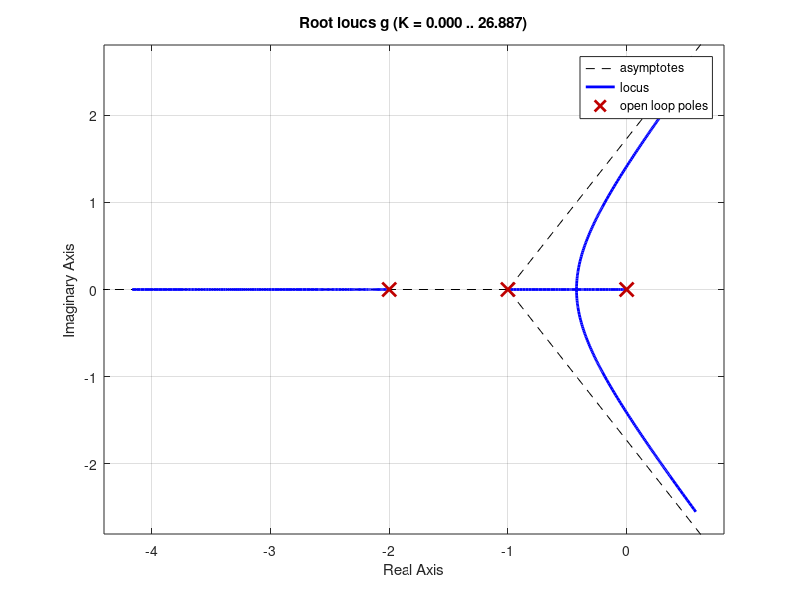
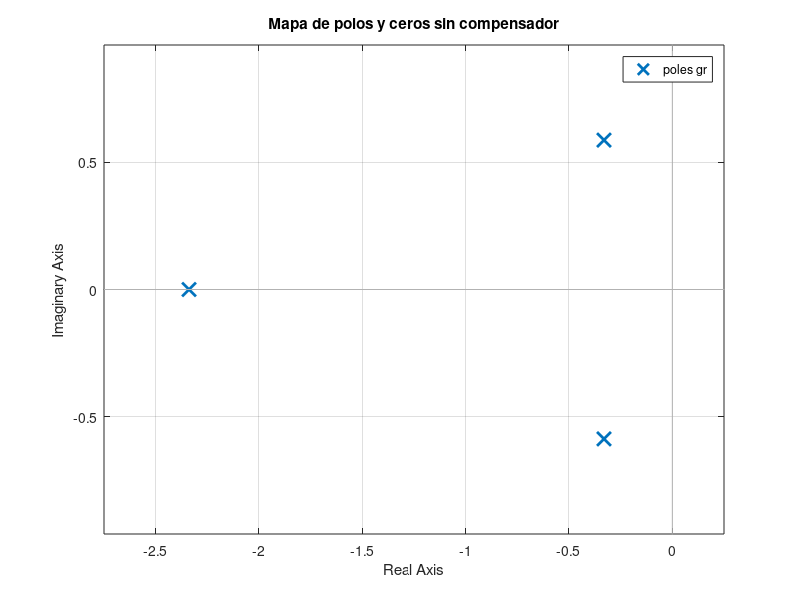
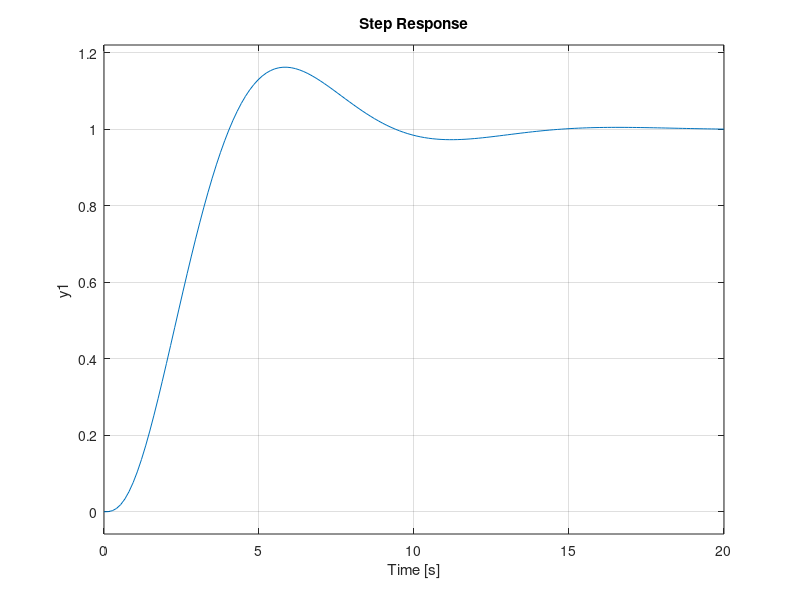
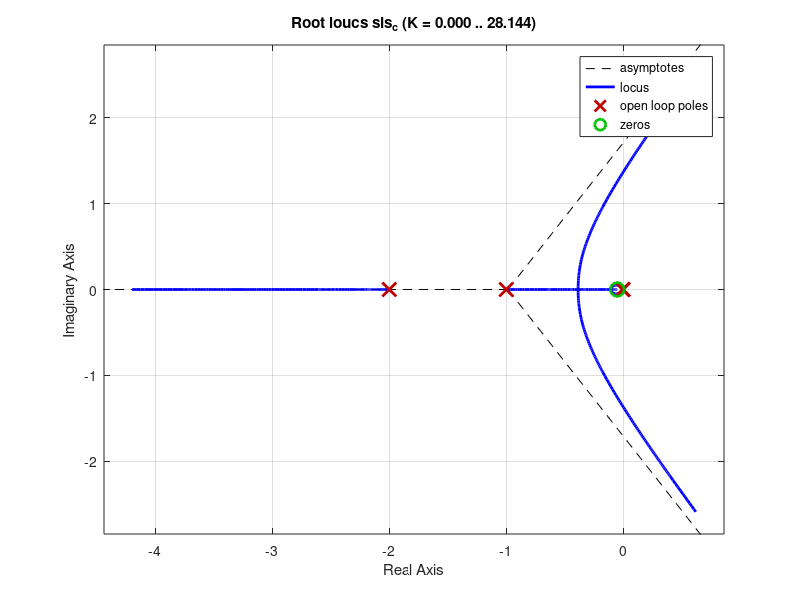

Write MATLAB code to recreate these figures, in order. (Note: this script raises an error after producing the figures.)
clc
clear
close all

%------------planta o proceso----
a=[1 1];
b=[1 2];
c=[1 0];
den= conv(a,b);
den= conv(den,c);

g=tf(1.06,den);

rlocus(g)
figure
gr=feedback(g,1);
pzmap(gr)
title('Mapa de polos y ceros sin compensador')
figure
step(gr)
[p z] = pzmap(gr);

%polos dominantes: 
s1=-0.33+0.586*i;
s2=-0.33-0.586*i;

%polinomio caracteristico:
pol = conv([1 -s1],[1 -s2])

wn=sqrt(pol(3))
e=pol(2)/(2*wn)

sis_d=tf(wn^2,pol); %sistema deseado


so = 100*exp(-e*pi/sqrt(1-e^2))
Ts= 4/(e*wn)
% constante Kv actual
Kv_a=0.53;
Kv=5;
% se desea Kv cerca a 5 la razón es 9.43, se puede acerca a 10 para fines
% practicos

%------G_c(s)=(s+z)/(s+p)-----
razon= 10 ;%Kv/Kv_a;
p=0.005;
z=razon*p; %0.05;

cond_ang= rad2deg(angle((s1+z)/(s1+p)))
atand((0.33-0.05)/0.586)-atand((0.33-0.005)/0.586)


g_c = tf([1 z],[1 p]);

%nuevo lgr
sis_c=g_c*g;
figure
rlocus(sis_c)
hold on
rlocus(g,'-.')
legend('Nuevo LGR','Antiguo LGR')


%ubicar los nuevos polos dominantes teniendo en cuenta G_c*G
sis_rc=feedback(g_c*g,1);
[p1 z1]=pzmap(sis_rc)
figure
pzmap(sis_rc)
title('Mapa de polos y ceros con compensador')

% determinar la ganancia K para ubicar los polos deseados en lazo cerrado
% s1= -0.309+0.56*i;%0.332+0.466*i;
% s2= -0.309+0.56*i;%0.332-0.466*i;
s1= -0.332+0.466*i;
s2= -0.332-0.466*i;
num = 1.06*(s1+z);
den = s1*(s1+p)*(s1+1)*(s1+2);

div = abs(num/den);

K=1/div;

%polinomio caractetistcio nuevo
pol = conv([1 -s1],[1 -s2])

wn=sqrt(pol(3))
e=pol(2)/(2*wn)


%sistema completo realimentado
g_c = K*g_c;
sis_r_c=feedback(g_c*g,1)
figure
step(gr,'b')
hold on
step(sis_r_c,'k')
%step(sis_d,'r')
title('Respuesta al escalon')
legend('Sistema no compensado', 'Sistema compensado')
%legend('Sistema no compensado', 'Sistema compensado','Sistema deseado')
figure
pzmap(sis_r_c)

%---------implementación de Gc con operacioneales----
%Gc=K(s+z)/(s+p)
z=0.05;
p=0.005;
C1=1000e-6;
C2=C1;
R1=1/(C1*z);
R2=1/(C2*p);
R3=10e3;
R4=K*R3;

% funcion de trasnferencia del controlador con los parametros del
% operacional
g_cao= tf((R4*C1/(R3*C2))*[1 1/(R1*C1)],[1 1/(R2*C2)]);
SR=feedback(g_cao*g,1);
figure
step(SR,'k')
hold on
step(gr,'b')
title('Respuesta al escalon-Controlador implementado con operacionales')
legend('Sistema compensado', 'Sistema no compensado')



%--------- parametros para la simulacion con operacionales---
R1=10e3;
R2=R1;
R3=R1;
R4=R1;

C1=1000e-6;
C2=C1;
R1c=1/(C1*z);
R2c=1/(C2*p);
R3c=10e3;
R4c=K*R3;

